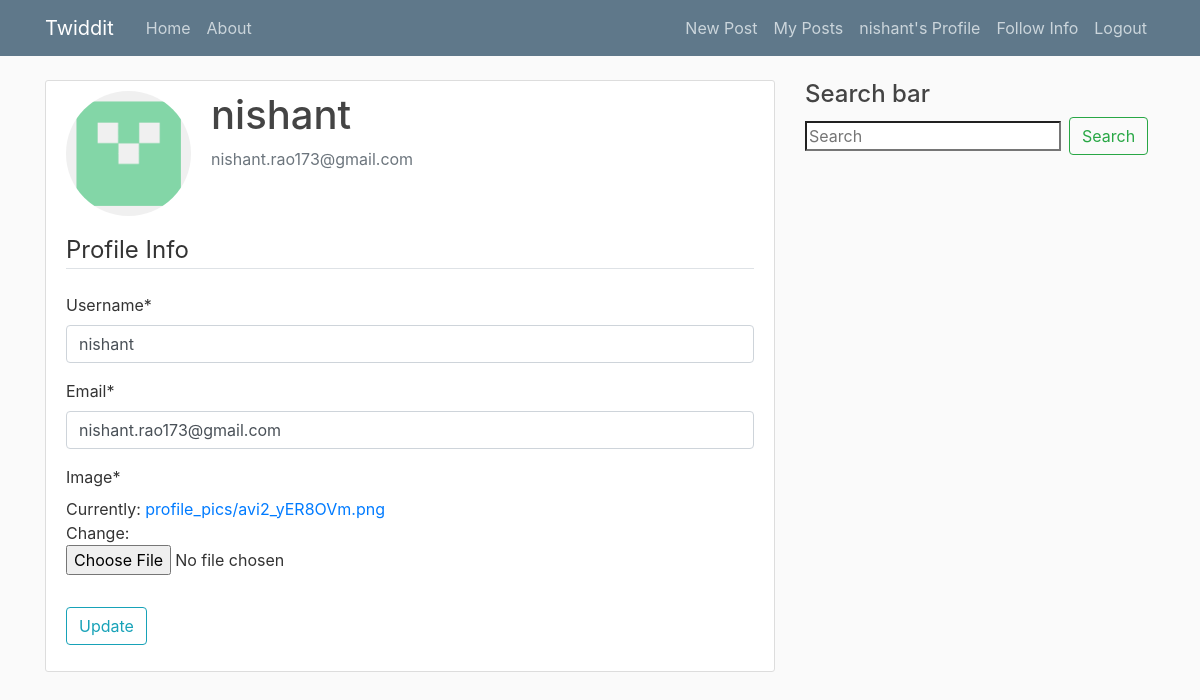
Screenshot of /profile/ (signed in) with the database file from the repository.
### account/models.py (models this page shows, shortened)
class Account(AbstractBaseUser):
    email = models.EmailField(verbose_name='email', max_length=60, unique=True)
    username = models.CharField(verbose_name='username', max_length=30, unique=True)
    date_joined = models.DateTimeField(verbose_name='date_joined', auto_now_add=True)
    last_login = models.DateTimeField(verbose_name='last_login', auto_now=True)
    is_admin = models.BooleanField(default=False)
    is_active = models.BooleanField(default=True)
    is_staff = models.BooleanField(default=False)
    is_superuser = models.BooleanField(default=False)
    USERNAME_FIELD = 'username' # How you'd like to have the user login (Login-Field)
    REQUIRED_FIELDS = ['email', ]
    objects = MyAccountManager()

### users/models.py (models this page shows, shortened)
class Profile(models.Model):
    user = models.OneToOneField(to=Account, on_delete=models.CASCADE)
    image = models.ImageField(default='default.png', upload_to='profile_pics')

### users/views.py (the view)
# urls.py: path('profile/', views.profile, name='profile'),
@login_required
def profile(request):
    if request.method == 'POST':
        user_form = UserUpdateForm(data=request.POST, instance=request.user)
        profile_form = ProfileUpdateForm(data=request.POST,
                                         instance=request.user.profile,
                                         files=request.FILES)
        if user_form.is_valid() and profile_form.is_valid():
            user_form.save()
            profile_form.save()
            messages.success(request=request, message="Your account has been updated!")
        elif not user_form.is_valid() and profile_form.is_valid():
            messages.warning(request=request, message="User data is invalid OR username is already taken")
        elif user_form.is_valid() and not profile_form.is_valid():
            messages.warning(request=request, message="Profile data is INVALID")
        else:
            messages.warning(request=request, message="Both User and Profile data is INVALID")
        return redirect(to='profile')
    else:
        user_form = UserUpdateForm(instance=request.user)
        profile_form = ProfileUpdateForm(instance=request.user.profile)
    context = {
        'user_form': user_form,
        'profile_form': profile_form
    }
    return render(request=request, template_name='users/profile.html', context=context)

### users/forms.py
class UserUpdateForm(forms.ModelForm):
    email = forms.EmailField(required=True)
    class Meta:
        model = Account
        fields = ['username', 'email']

class ProfileUpdateForm(forms.ModelForm):
    class Meta:
        model = Profile
        fields = ['image']

### users/templates/users/profile.html (shortened to what this page needs)
{% extends "blog/base.html" %}
{% load crispy_forms_tags %}
{% block content %}
    <div class="content-section">
      <div class="media">
        <img class="rounded-circle account-img" src="{{ user.profile.image.url }}">
        <div class="media-body">
          <h2 class="account-heading">{{ user.username }}</h2>
          <p class="text-secondary">{{ user.email }}</p>
        </div>
      </div>
      <form method="POST" enctype="multipart/form-data">
        <fieldset class="form-group">
          <legend class="border-bottom mb-4">Profile Info</legend>
          {{ user_form|crispy }}
          {{ profile_form|crispy }}
        </fieldset>
        <div class="form-group">
          <button class="btn btn-outline-info" type="submit">Update</button>
        </div>
      </form>
    </div>
{% endblock content %}

### blog/templates/blog/base.html (shortened to what this page needs)
{% load static %}
<!DOCTYPE html>
<html>
<head>
    <link rel="stylesheet" href="https://maxcdn.bootstrapcdn.com/bootstrap/4.0.0/css/bootstrap.min.css">
    <link rel="stylesheet" type="text/css" href="{% static 'blog/main.css' %}">
</head>
<body>
    <header class="site-header">
      <nav class="navbar navbar-expand-md navbar-dark bg-steel fixed-top">
        <div class="container">
          <a class="navbar-brand mr-4" href="/">Twiddit</a>
          <div class="collapse navbar-collapse" id="navbarToggle">
            <div class="navbar-nav mr-auto">
              <a class="nav-item nav-link" href="{% url 'blog-home' %}">Home</a>
              <a class="nav-item nav-link" href="{% url 'blog-about' %}">About</a>
            </div>
            <div class="navbar-nav">
              {% if user.is_authenticated %}
                <a class="nav-item nav-link" href="{% url 'post-create' %}">New Post</a>
                <a class="nav-item nav-link" href="{% url 'blog:user-posts' user.username %}">My Posts</a>
                <a class="nav-item nav-link" href="{% url 'profile' %}">{{ user.username }}'s Profile</a>
                <a class="nav-item nav-link" href="{% url 'users:follow-info' user.username %}">Follow Info</a>
                <a class="nav-item nav-link" href="{% url 'logout' %}">Logout</a>
              {% else %}
                <a class="nav-item nav-link" href="{% url 'login' %}">Login</a>
                <a class="nav-item nav-link" href="{% url 'register' %}">Register</a>
              {% endif %}
            </div>
          </div>
        </div>
      </nav>
    </header>
    <main role="main" class="container">
      <div class="row">
        <div class="col-md-8">
          {% block content %}{% endblock %}
        </div>
        <div class="col-md-4">
          <h4>Search bar</h4>
          <form class="form-inline my-2 my-lg-0">
            <input class="from-control mr-sm-2"
                   type="search"
                   placeholder="Search"
                   aria-label="Search"
                   name="search">
            <button class="btn btn-outline-success my-2 my-sm-0" type="submit">Search</button>
          </form>
        </div>
      </div>
    </main>
</body>
</html>

### blog/static/blog/main.css (style rules this page uses)
body { background: #fafafa; color: #333333; margin-top: 5rem; }
h1, h2, h3, h4, h5, h6 { color: #444444; }
.bg-steel { background-color: #5f788a; }
.site-header .navbar-nav .nav-link { color: #cbd5db; }
.content-section { background: #ffffff; padding: 10px 20px; border: 1px solid #dddddd; border-radius: 3px; margin-bottom: 20px; }
.account-img { height: 125px; width: 125px; margin-right: 20px; margin-bottom: 16px; }
.account-heading { font-size: 2.5rem; }

### rows the page displays
Account: username "nishant", profile.image (picture), email "nishant.rao173@gmail.com"
